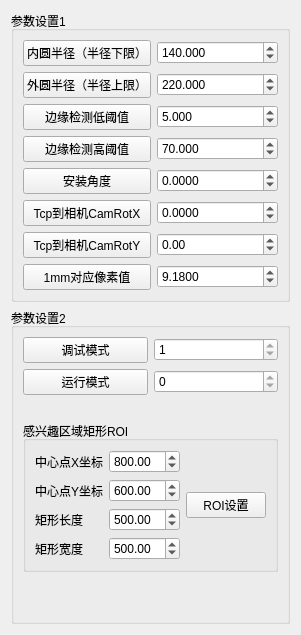
   <widget class="QWidget" name="tab">
    <attribute name="title">
     <string>两圆定位</string>
    </attribute>
    <layout class="QGridLayout" name="gridLayout_6">
     <item row="1" column="0">
      <widget class="QGroupBox" name="groupBox_3">
       <property name="title">
        <string>参数设置2</string>
       </property>
       <layout class="QGridLayout" name="gridLayout_7">
        <item row="4" column="0" colspan="2">
         <widget class="QGroupBox" name="groupBox_5">
          <property name="title">
           <string>感兴趣区域矩形ROI</string>
          </property>
          <layout class="QHBoxLayout" name="horizontalLayout">
           <item>
            <layout class="QVBoxLayout" name="verticalLayout">
             <item>
              <widget class="QLabel" name="label_5">
               <property name="text">
                <string>中心点X坐标</string>
               </property>
              </widget>
             </item>
             <item>
              <widget class="QLabel" name="label_13">
               <property name="text">
                <string>中心点Y坐标</string>
               </property>
              </widget>
             </item>
             <item>
              <widget class="QLabel" name="label_6">
               <property name="text">
                <string>矩形长度</string>
               </property>
              </widget>
             </item>
             <item>
              <widget class="QLabel" name="label_12">
               <property name="text">
                <string>矩形宽度</string>
               </property>
              </widget>
             </item>
            </layout>
           </item>
           <item>
            <layout class="QVBoxLayout" name="verticalLayout_2">
             <item>
              <widget class="QDoubleSpinBox" name="doubleSpinRoiColumn">
               <property name="maximum">
                <double>1600.000000000000000</double>
               </property>
               <property name="value">
                <double>800.000000000000000</double>
               </property>
              </widget>
             </item>
             <item>
              <widget class="QDoubleSpinBox" name="doubleSpinRoiRow">
               <property name="maximum">
                <double>1024.000000000000000</double>
               </property>
               <property name="value">
                <double>600.000000000000000</double>
               </property>
              </widget>
             </item>
             <item>
              <widget class="QDoubleSpinBox" name="doubleSpinRoiLength1">
               <property name="maximum">
                <double>1280.000000000000000</double>
               </property>
               <property name="value">
                <double>500.000000000000000</double>
               </property>
              </widget>
             </item>
             <item>
              <widget class="QDoubleSpinBox" name="doubleSpinRoiLength2">
               <property name="maximum">
                <double>1024.000000000000000</double>
               </property>
               <property name="value">
                <double>500.000000000000000</double>
               </property>
              </widget>
             </item>
            </layout>
           </item>
           <item>
            <layout class="QVBoxLayout" name="verticalLayout_3">
             <item>
              <widget class="QPushButton" name="pushButton_12">
               <property name="text">
                <string>ROI设置</string>
               </property>
              </widget>
             </item>
            </layout>
           </item>
          </layout>
         </widget>
        </item>
        <item row="1" column="0">
         <widget class="QPushButton" name="pushButtonFetchmodeSet">
          <property name="text">
           <string>运行模式</string>
          </property>
         </widget>
        </item>
        <item row="3" column="0" colspan="2">
         <widget class="QLabel" name="label_16">
          <property name="text">
           <string/>
          </property>
         </widget>
        </item>
        <item row="0" column="0">
         <widget class="QPushButton" name="pushButtonStandardmodeSet">
          <property name="text">
           <string>调试模式</string>
          </property>
         </widget>
        </item>
        <item row="0" column="1">
         <widget class="QSpinBox" name="spinStandardmode">
          <property name="minimum">
           <number>1</number>
          </property>
          <property name="maximum">
           <number>1</number>
          </property>
         </widget>
        </item>
        <item row="5" column="0">
         <spacer name="verticalSpacer">
          <property name="orientation">
           <enum>Qt::Vertical</enum>
          </property>
          <property name="sizeHint" stdset="0">
           <size>
            <width>20</width>
            <height>40</height>
           </size>
          </property>
         </spacer>
        </item>
        <item row="1" column="1">
         <widget class="QSpinBox" name="spinBoxFetchmode">
          <property name="maximum">
           <number>0</number>
          </property>
         </widget>
        </item>
       </layout>
      </widget>
     </item>
     <item row="0" column="0">
      <widget class="QGroupBox" name="groupBox_2">
       <property name="title">
        <string>参数设置1</string>
       </property>
       <layout class="QGridLayout" name="gridLayout_5">
        <item row="4" column="0">
         <widget class="QPushButton" name="pushButtonAngleQ">
          <property name="text">
           <string>安装角度</string>
          </property>
         </widget>
        </item>
        <item row="5" column="0">
         <widget class="QPushButton" name="pushButtonCamRotY">
          <property name="text">
           <string>Tcp到相机CamRotX</string>
          </property>
         </widget>
        </item>
        <item row="2" column="0">
         <widget class="QPushButton" name="pushButton_6">
          <property name="text">
           <string>边缘检测低阈值</string>
          </property>
         </widget>
        </item>
        <item row="3" column="0">
         <widget class="QPushButton" name="pushButton_3">
          <property name="text">
           <string>边缘检测高阈值</string>
          </property>
         </widget>
        </item>
        <item row="0" column="0">
         <widget class="QPushButton" name="pushButton">
          <property name="text">
           <string>内圆半径（半径下限）</string>
          </property>
         </widget>
        </item>
        <item row="2" column="1">
         <widget class="QDoubleSpinBox" name="spinTX2">
          <property name="decimals">
           <number>3</number>
          </property>
          <property name="minimum">
           <double>0.000000000000000</double>
          </property>
          <property name="maximum">
           <double>10000.000000000000000</double>
          </property>
          <property name="singleStep">
           <double>0.001000000000000</double>
          </property>
          <property name="value">
           <double>5.000000000000000</double>
          </property>
         </widget>
        </item>
        <item row="1" column="0">
         <widget class="QPushButton" name="pushButton_2">
          <property name="text">
           <string>外圆半径（半径上限）</string>
          </property>
         </widget>
        </item>
        <item row="3" column="1">
         <widget class="QDoubleSpinBox" name="spinMaxTY2">
          <property name="decimals">
           <number>3</number>
          </property>
          <property name="minimum">
           <double>0.000000000000000</double>
          </property>
          <property name="maximum">
           <double>10000.000000000000000</double>
          </property>
          <property name="singleStep">
           <double>0.100000000000000</double>
          </property>
          <property name="value">
           <double>70.000000000000000</double>
          </property>
         </widget>
        </item>
        <item row="0" column="1">
         <widget class="QDoubleSpinBox" name="doubleSpinTX1">
          <property name="decimals">
           <number>3</number>
          </property>
          <property name="maximum">
           <double>50000.000000000000000</double>
          </property>
          <property name="singleStep">
           <double>0.010000000000000</double>
          </property>
          <property name="value">
           <double>140.000000000000000</double>
          </property>
         </widget>
        </item>
        <item row="1" column="1">
         <widget class="QDoubleSpinBox" name="doubleSpinTY1">
          <property name="decimals">
           <number>3</number>
          </property>
          <property name="maximum">
           <double>99999.000000000000000</double>
          </property>
          <property name="singleStep">
           <double>0.010000000000000</double>
          </property>
          <property name="value">
           <double>220.000000000000000</double>
          </property>
         </widget>
        </item>
        <item row="6" column="0">
         <widget class="QPushButton" name="pushButtonCamRotZ">
          <property name="text">
           <string>Tcp到相机CamRotY</string>
          </property>
         </widget>
        </item>
        <item row="4" column="1">
         <widget class="QDoubleSpinBox" name="doubleSpinAngleQ">
          <property name="decimals">
           <number>4</number>
          </property>
          <property name="minimum">
           <double>-399.899999999999977</double>
          </property>
          <property name="maximum">
           <double>399.990000000000009</double>
          </property>
          <property name="value">
           <double>0.000000000000000</double>
          </property>
         </widget>
        </item>
        <item row="5" column="1">
         <widget class="QDoubleSpinBox" name="doubleSpinCamRotY">
          <property name="decimals">
           <number>4</number>
          </property>
          <property name="minimum">
           <double>-999.000000000000000</double>
          </property>
          <property name="maximum">
           <double>999.000000000000000</double>
          </property>
          <property name="value">
           <double>0.000000000000000</double>
          </property>
         </widget>
        </item>
        <item row="6" column="1">
         <widget class="QDoubleSpinBox" name="doubleSpinCamRotZ">
          <property name="minimum">
           <double>-999.000000000000000</double>
          </property>
          <property name="maximum">
           <double>999.990000000000009</double>
          </property>
          <property name="value">
           <double>0.000000000000000</double>
          </property>
         </widget>
        </item>
        <item row="7" column="0">
         <widget class="QPushButton" name="pushButtonPixDistance">
          <property name="text">
           <string>1mm对应像素值</string>
          </property>
         </widget>
        </item>
        <item row="7" column="1">
         <widget class="QDoubleSpinBox" name="doubleSpinPixDistance">
          <property name="decimals">
           <number>4</number>
          </property>
          <property name="value">
           <double>9.180000000000000</double>
          </property>
         </widget>
        </item>
       </layout>
      </widget>
     </item>
    </layout>
   </widget>
